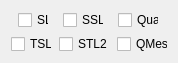
         <widget class="QWidget" name="tab_16">
          <attribute name="title">
           <string>normal-SL</string>
          </attribute>
          <widget class="QWidget" name="layoutWidget">
           <property name="geometry">
            <rect>
             <x>10</x>
             <y>10</y>
             <width>159</width>
             <height>44</height>
            </rect>
           </property>
           <layout class="QVBoxLayout" name="verticalLayout_5">
            <item>
             <layout class="QHBoxLayout" name="horizontalLayout_9">
              <item>
               <widget class="QCheckBox" name="showStreamLine">
                <property name="minimumSize">
                 <size>
                  <width>31</width>
                  <height>16</height>
                 </size>
                </property>
                <property name="maximumSize">
                 <size>
                  <width>31</width>
                  <height>16</height>
                 </size>
                </property>
                <property name="toolTip">
                 <string>(S)Original streamline</string>
                </property>
                <property name="text">
                 <string>SL</string>
                </property>
               </widget>
              </item>
              <item>
               <widget class="QCheckBox" name="SSL">
                <property name="minimumSize">
                 <size>
                  <width>41</width>
                  <height>16</height>
                 </size>
                </property>
                <property name="maximumSize">
                 <size>
                  <width>41</width>
                  <height>16</height>
                 </size>
                </property>
                <property name="toolTip">
                 <string>(C)processed streamline </string>
                </property>
                <property name="text">
                 <string>SSL</string>
                </property>
               </widget>
              </item>
              <item>
               <widget class="QCheckBox" name="Qua">
                <property name="minimumSize">
                 <size>
                  <width>41</width>
                  <height>16</height>
                 </size>
                </property>
                <property name="maximumSize">
                 <size>
                  <width>41</width>
                  <height>16</height>
                 </size>
                </property>
                <property name="toolTip">
                 <string>(L)Quadrilateral grid structure </string>
                </property>
                <property name="text">
                 <string>Qua</string>
                </property>
               </widget>
              </item>
             </layout>
            </item>
            <item>
             <layout class="QHBoxLayout" name="horizontalLayout_10">
              <item>
               <widget class="QCheckBox" name="TSL1">
                <property name="minimumSize">
                 <size>
                  <width>41</width>
                  <height>16</height>
                 </size>
                </property>
                <property name="maximumSize">
                 <size>
                  <width>41</width>
                  <height>16</height>
                 </size>
                </property>
                <property name="toolTip">
                 <string>(R)Divide the streamline of the regional structure</string>
                </property>
                <property name="text">
                 <string>TSL1</string>
                </property>
               </widget>
              </item>
              <item>
               <widget class="QCheckBox" name="TSL2">
                <property name="minimumSize">
                 <size>
                  <width>51</width>
                  <height>16</height>
                 </size>
                </property>
                <property name="maximumSize">
                 <size>
                  <width>51</width>
                  <height>16</height>
                 </size>
                </property>
                <property name="toolTip">
                 <string>(Q)Isometric streamline applied to quadrilateral mesh generation</string>
                </property>
                <property name="text">
                 <string>STL2</string>
                </property>
               </widget>
              </item>
              <item>
               <widget class="QCheckBox" name="QMesh">
                <property name="minimumSize">
                 <size>
                  <width>51</width>
                  <height>16</height>
                 </size>
                </property>
                <property name="maximumSize">
                 <size>
                  <width>51</width>
                  <height>16</height>
                 </size>
                </property>
                <property name="toolTip">
                 <string>(F)Quadrilateral grid</string>
                </property>
                <property name="text">
                 <string>QMesh</string>
                </property>
               </widget>
              </item>
             </layout>
            </item>
           </layout>
          </widget>
         </widget>
